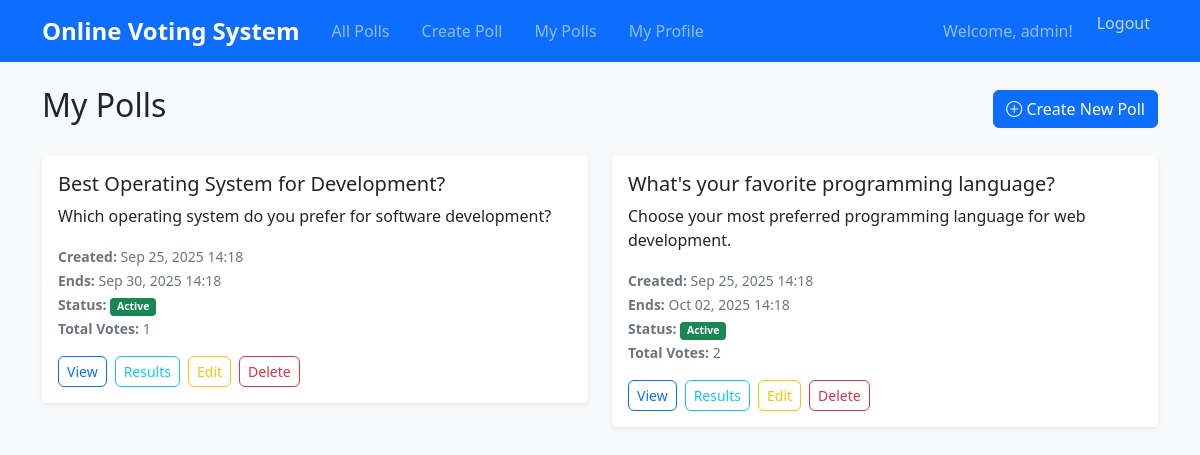
The app's page /polls/my-polls/ (signed in) with its own data.
### polls/models.py (models this page shows, shortened)
class Poll(models.Model):
    question = models.CharField(max_length=200)
    description = models.TextField(blank=True)
    created_date = models.DateTimeField(default=timezone.now)
    start_date = models.DateTimeField(default=timezone.now)
    end_date = models.DateTimeField()
    created_by = models.ForeignKey(User, on_delete=models.CASCADE)
    is_active = models.BooleanField(default=True)
    def is_voting_open(self):
        now = timezone.now()
        return self.start_date <= now <= self.end_date and self.is_active
    def total_votes(self):
        return Vote.objects.filter(choice__poll=self).count()

### polls/views.py (the view)
# urls.py: path('my-polls/', views.my_polls, name='my_polls'),
@login_required
def my_polls(request):
    user_polls = Poll.objects.filter(created_by=request.user).order_by('-created_date')
    return render(request, 'polls/my_polls.html', {'polls': user_polls})

### templates/polls/my_polls.html (shortened to what this page needs)
{% extends 'base.html' %}
{% block content %}
<div class="row">
    <div class="col-12">
        <div class="d-flex justify-content-between align-items-center mb-4">
            <h2>My Polls</h2>
            <a href="{% url 'polls:create_poll' %}" class="btn btn-primary">
                <i class="bi bi-plus-circle"></i> Create New Poll
            </a>
        </div>
        {% if polls %}
            <div class="row">
                {% for poll in polls %}
                    <div class="col-md-6 mb-4">
                        <div class="card">
                            <div class="card-body">
                                <h5 class="card-title">{{ poll.question }}</h5>
                                <p class="card-text">{{ poll.description|truncatewords:15 }}</p>
                                <div class="mb-3">
                                    <small class="text-muted">
                                        <strong>Created:</strong> {{ poll.created_date|date:"M d, Y H:i" }}<br>
                                        <strong>Ends:</strong> {{ poll.end_date|date:"M d, Y H:i" }}<br>
                                        <strong>Status:</strong>
                                        {% if poll.is_voting_open %}
                                            <span class="badge bg-success">Active</span>
                                        {% else %}
                                            <span class="badge bg-secondary">Closed</span>
                                        {% endif %}<br>
                                        <strong>Total Votes:</strong> {{ poll.total_votes }}
                                    </small>
                                </div>
                                <div class="d-grid gap-2 d-md-flex">
                                    <a href="{% url 'polls:detail' poll.id %}" class="btn btn-outline-primary btn-sm">View</a>
                                    <a href="{% url 'polls:results' poll.id %}" class="btn btn-outline-info btn-sm">Results</a>
                                    {% if poll.is_voting_open %}
                                        <a href="{% url 'polls:edit_poll' poll.id %}" class="btn btn-outline-warning btn-sm">Edit</a>
                                    {% endif %}
                                    <a href="{% url 'polls:delete_poll' poll.id %}" class="btn btn-outline-danger btn-sm"
                                       onclick="return confirm('Are you sure you want to delete this poll?')">Delete</a>
                                </div>
                            </div>
                        </div>
                    </div>
                {% endfor %}
            </div>
        {% else %}
            <div class="alert alert-info text-center">
                <h4>No Polls Yet</h4>
                <p>You haven't created any polls yet.</p>
                <a href="{% url 'polls:create_poll' %}" class="btn btn-primary">Create Your First Poll</a>
            </div>
        {% endif %}
    </div>
</div>
{% endblock %}

### templates/base.html (shortened to what this page needs)
<!DOCTYPE html>
<html lang="en">
<head>
    <link href="https://cdn.jsdelivr.net/npm/bootstrap@5.1.3/dist/css/bootstrap.min.css" rel="stylesheet">
    <link href="https://cdn.jsdelivr.net/npm/bootstrap-icons@1.7.2/font/bootstrap-icons.css" rel="stylesheet">
    {% load static %}
    <link href="{% static 'css/style.css' %}" rel="stylesheet">
</head>
<body>
    <nav class="navbar navbar-expand-lg navbar-dark bg-primary">
        <div class="container">
            <a class="navbar-brand" href="{% url 'polls:index' %}">Online Voting System</a>
            <div class="collapse navbar-collapse" id="navbarNav">
                <div class="navbar-nav me-auto">
                    {% if user.is_authenticated %}
                        <a class="nav-link" href="{% url 'polls:index' %}">All Polls</a>
                        <a class="nav-link" href="{% url 'polls:create_poll' %}">Create Poll</a>
                        <a class="nav-link" href="{% url 'polls:my_polls' %}">My Polls</a>
                        <a class="nav-link" href="{% url 'accounts:profile' %}">My Profile</a>
                    {% endif %}
                </div>
                <div class="navbar-nav ms-auto">
                    {% if user.is_authenticated %}
                        <span class="navbar-text me-3">Welcome, {{ user.first_name|default:user.username }}!</span>
                        <form method="post" action="{% url 'accounts:logout' %}" class="d-inline">
                            <button type="submit" class="nav-link btn btn-link p-0" style="border: none; background: none; color: rgba(255,255,255,.75); text-decoration: none; font-size: 1rem;">Logout</button>
                        </form>
                    {% else %}
                        <a class="nav-link" href="{% url 'accounts:login' %}">Login</a>
                        <a class="nav-link" href="{% url 'accounts:register' %}">Register</a>
                    {% endif %}
                </div>
            </div>
        </div>
    </nav>
    <div class="container mt-4">
        {% block content %}
        {% endblock %}
    </div>
</body>
</html>

### static/css/style.css (style rules this page uses)
body { font-family: 'Segoe UI', Tahoma, Geneva, Verdana, sans-serif; background-color: #f8f9fa; }
.navbar-brand { font-weight: bold; font-size: 1.5rem; }
.card { border: none; box-shadow: 0 0.125rem 0.25rem rgba(0, 0, 0, 0.075); transition: box-shadow 0.15s ease-in-out; }
.btn { border-radius: 0.375rem; font-weight: 500; transition: all 0.2s ease-in-out; }
.btn-primary { background-color: #0d6efd; border-color: #0d6efd; }
.badge { font-size: 0.75em; font-weight: 600; }
.navbar-nav .nav-link { margin: 0 0.5rem; border-radius: 0.375rem; transition: all 0.2s ease-in-out; }

### records on screen
Poll: question "Best Operating System for Development?", description "Which operating system do you prefer for software development?", created_date "Sep 25, 2025 14:18", end_date "Sep 30, 2025 14:18", is_active "Active", total_votes "1"
Poll: question "What's your favorite programming language?", description "Choose your most preferred programming language for web development.", created_date "Sep 25, 2025 14:18", end_date "Oct 02, 2025 14:18", is_active "Active", total_votes "2"

### other values on screen
{{ user.first_name|default:user.username }} "admin"
